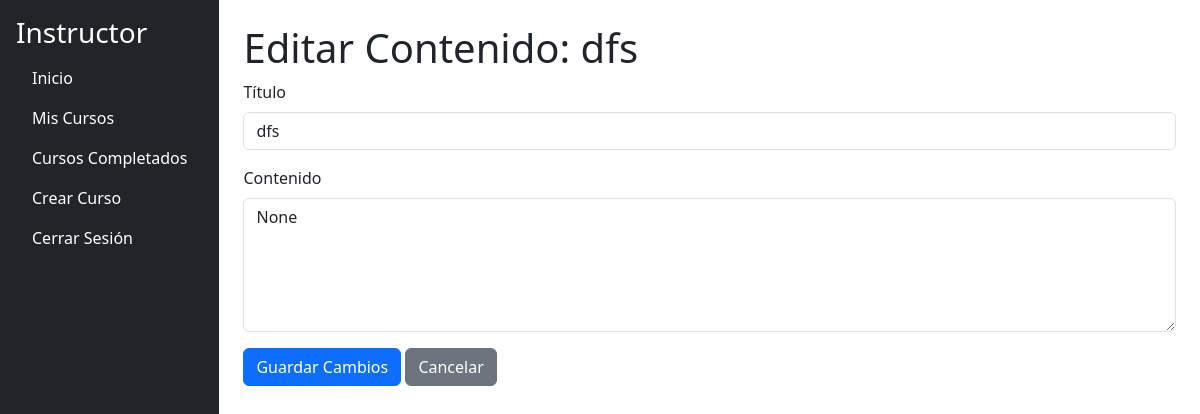
The page /instructor/content/edit/1 (signed in) on the database as committed earlier.
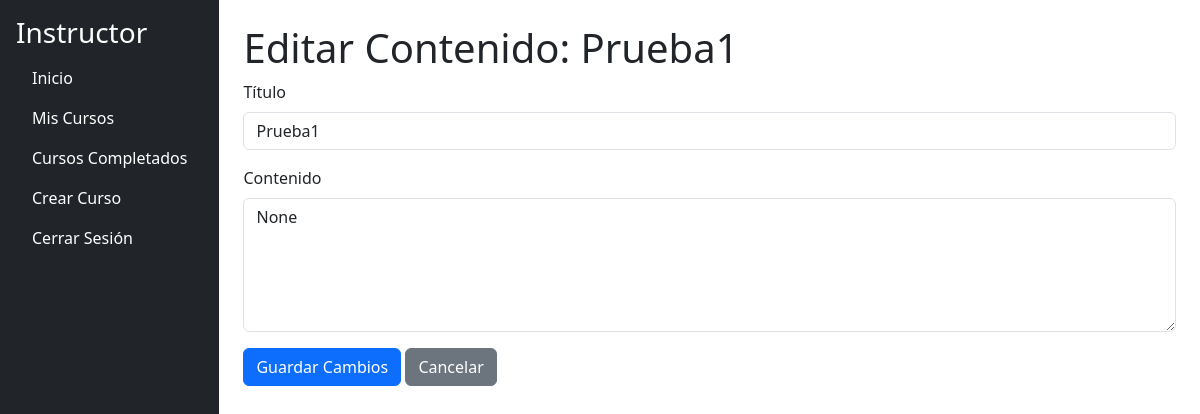
The same page on the database as committed later.
### models.py (models this page shows, shortened)
class ContentItem(db.Model):
    __tablename__ = 'content_items'
    id = db.Column(db.Integer, primary_key=True)
    title = db.Column(db.String(100), nullable=False)
    type = db.Column(db.String(50), nullable=False)  # "text", "video", "file", "quiz"
    content = db.Column(db.Text, nullable=True)
    file_path = db.Column(db.String(255), nullable=True)
    order = db.Column(db.Integer, nullable=False)
    module_id = db.Column(db.Integer, db.ForeignKey('modules.id', ondelete="CASCADE"), nullable=False)
    questions = db.relationship('QuizQuestion', backref='content_item', cascade='all, delete-orphan', lazy=True)
    module = db.relationship('Module', back_populates='content_items')

### app.py (the view)
@app.route('/instructor/content/edit/<int:content_id>', methods=['GET', 'POST'])
@login_required
@role_required('instructor')
def edit_content(content_id):
    content_item = ContentItem.query.get_or_404(content_id)
    if content_item.module.course.instructor_id != current_user.id:
        flash('No tienes permiso para editar este contenido.', 'danger')
        return redirect(url_for('instructor_courses'))
    if request.method == 'POST':
        content_item.title = request.form.get('title')
        content_item.content = request.form.get('content')
        db.session.commit()
        flash('Contenido actualizado exitosamente.', 'success')
        return redirect(url_for('module_details', module_id=content_item.module.id))
    return render_template('instructor/edit_content.html', content_item=content_item)

### app.py (called while the page is built)
@login_manager.user_loader
def load_user(user_id):
    return User.query.get(int(user_id))

def role_required(role):
    def decorator(f):
        @wraps(f)
        def decorated_function(*args, **kwargs):
            if not current_user.is_authenticated or current_user.role.name != role:
                abort(403)
            return f(*args, **kwargs)
        return decorated_function
    return decorator

### app/templates/instructor/edit_content.html
{% extends "instructor/instructor_dashboard.html" %}
{% block content %}
<h1>Editar Contenido: {{ content_item.title }}</h1>
<form method="POST">
    <div class="mb-3">
        <label for="title" class="form-label">Título</label>
        <input type="text" class="form-control" id="title" name="title" value="{{ content_item.title }}" required>
    </div>
    <div class="mb-3">
        <label for="content" class="form-label">Contenido</label>
        <textarea class="form-control" id="content" name="content" rows="5">{{ content_item.content }}</textarea>
    </div>
    <button type="submit" class="btn btn-primary">Guardar Cambios</button>
    <a href="{{ url_for('module_details', module_id=content_item.module_id) }}" class="btn btn-secondary">Cancelar</a>
</form>
{% endblock %}

Rows that differ between the two databases and show on the page:
changed ContentItem "None": title "dfs" → "Prueba1"
